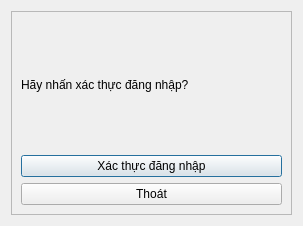
<?xml version="1.0" encoding="UTF-8"?>
<ui version="4.0">
 <class>Dialog</class>
 <widget class="QDialog" name="Dialog">
  <property name="geometry">
   <rect>
    <x>0</x>
    <y>0</y>
    <width>303</width>
    <height>226</height>
   </rect>
  </property>
  <property name="windowTitle">
   <string>Dialog</string>
  </property>
  <layout class="QHBoxLayout" name="horizontalLayout">
   <item>
    <widget class="QFrame" name="frame">
     <property name="frameShape">
      <enum>QFrame::StyledPanel</enum>
     </property>
     <property name="frameShadow">
      <enum>QFrame::Raised</enum>
     </property>
     <layout class="QVBoxLayout" name="verticalLayout">
      <item>
       <widget class="QLabel" name="label">
        <property name="text">
         <string>Hãy nhấn xác thực đăng nhập?</string>
        </property>
       </widget>
      </item>
      <item>
       <widget class="QPushButton" name="pushButton_checkSession">
        <property name="text">
         <string>Xác thực đăng nhập</string>
        </property>
       </widget>
      </item>
      <item>
       <widget class="QPushButton" name="pushButton_close">
        <property name="text">
         <string>Thoát</string>
        </property>
       </widget>
      </item>
     </layout>
    </widget>
   </item>
  </layout>
 </widget>
 <resources/>
 <connections/>
</ui>
